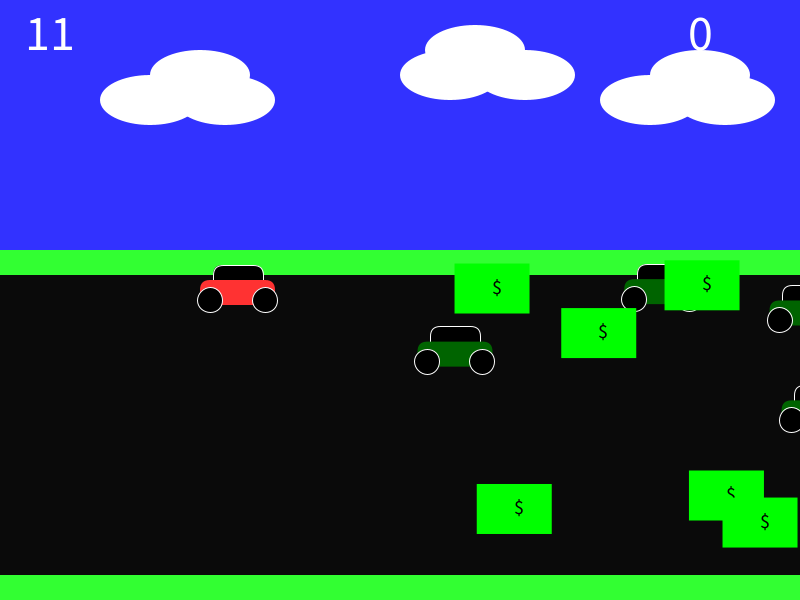
Frame 1 (no input)
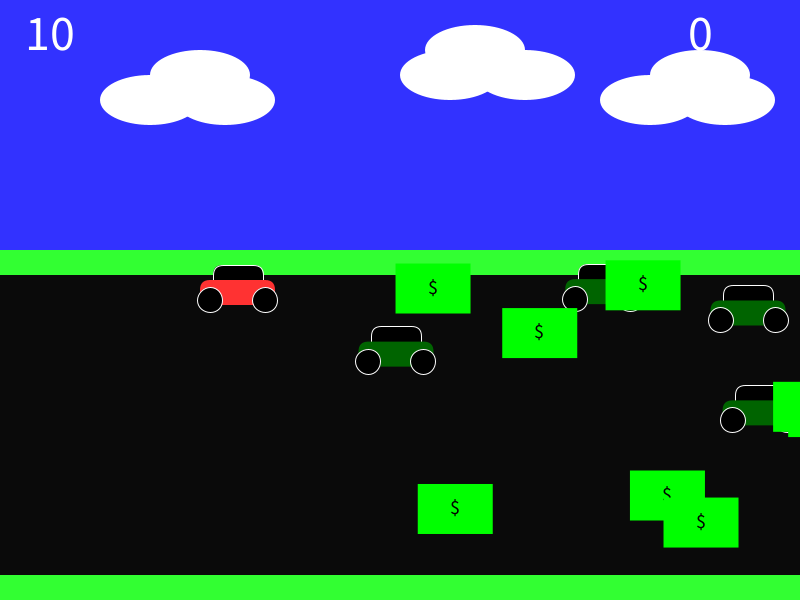
Frame 60 (the mouse pressed at the canvas centre just before this capture)
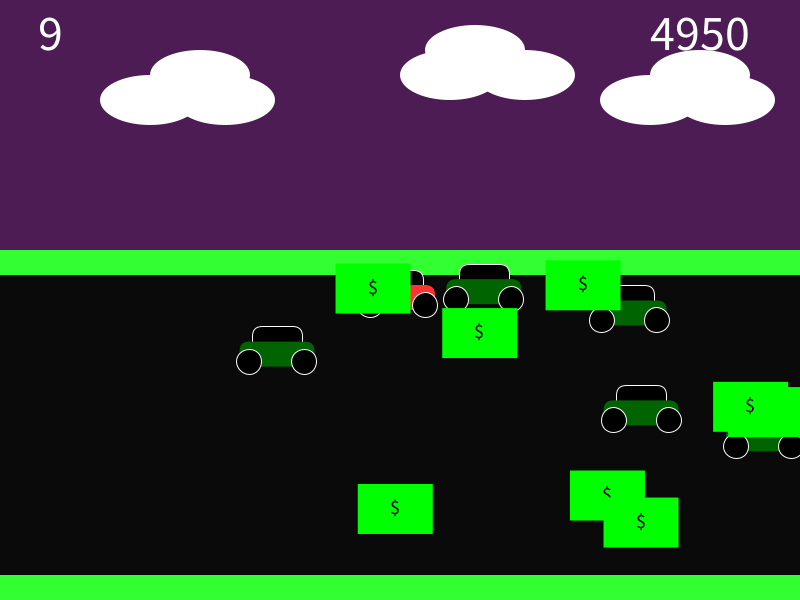
Frame 120 (the mouse held since frame 60 and released just before this capture)

The Processing sketch that drew these frames (run headless with seeded random() and noise(); from frame 60 on, the mouse is pressed at the canvas centre):

// Processing sketch: processing_133450
// ── processing_133450.pde

float x=200, y=280, time=11;
float x2[]= {
  0, 0, 0, 0, 0, 0, 0, 0, 0, 0
}
, y2[]= {
  0, 0, 0, 0, 0, 0, 0, 0, 0, 0
};
float x3[]= {
  0, 0, 0, 0, 0, 0, 0, 0, 0, 0
}
, y3[]= {
  0, 0, 0, 0, 0, 0, 0, 0, 0, 0
};
int score=0, bness=0;
boolean gameover=false, win=false;

void setup()
{
  size(800, 600);
  noStroke();
  for (int i=0;i<10;i++)
  {
    x2[i]=random(400, 1500);
    y2[i]=random(275, 550);
  }
  for (int i4=0;i4<10;i4++)
  {
    x3[i4]=random(400, 1500);
    y3[i4]=random(275, 550);
  }
}

void draw()
{
  background(50, 50, 255);
  for (int i6=0;i6<10;i6++)
  {
    if (x3[i6]+37<=x+75&&
      x3[i6]+37>=x&&
      y3[i6]+25>=y&&
      y3[i6]+25<=y+55&&
      !gameover&&
      !win||win)
    {
      background(random(255), random(255), random(255));
    }
  }
  fill(255);
  ellipse(150, 100, 100, 50);
  ellipse(200, 75, 100, 50);
  ellipse(225, 100, 100, 50);
  ellipse(650, 100, 100, 50);
  ellipse(700, 75, 100, 50);
  ellipse(725, 100, 100, 50);
  ellipse(450, 75, 100, 50);
  ellipse(475, 50, 100, 50);
  ellipse(525, 75, 100, 50);
  fill(50, 255, 50);
  rect(0, 250, width, 25);
  fill(10);
  rect(0, 275, width, 300);
  fill(50, 255, 50);
  rect(0, 575, width, 25);
  fill(0);
  stroke(255);
  rect(x+13, y-15, 50, 25, 10);
  noStroke();
  fill(255, 50, 50);
  rect(x, y, 75, 25, 10);
  fill(0);
  stroke(255);
  ellipse(x+10, y+20, 25, 25);
  ellipse(x+65, y+20, 25, 25);
  noStroke();
  for (int i2=0;i2<10;i2++)
  {
    fill(0);
    stroke(255);
    rect(x2[i2]+13, y2[i2]-15, 50, 25, 10);
    noStroke();
    fill(0, 100, 0);
    rect(x2[i2], y2[i2], 75, 25, 10);
    fill(0);
    stroke(255);
    ellipse(x2[i2]+10, y2[i2]+20, 25, 25);
    ellipse(x2[i2]+65, y2[i2]+20, 25, 25);
    noStroke();
    if (x2[i2]+37<=x+75&&
      x2[i2]+37>=x&&
      y2[i2]+25>=y&&
      y2[i2]+25<=y+55&&!win)
    {
      gameover=true;
    }
    x2[i2]-=1;
  }
  for (int i5=0;i5<10;i5++)
  {
    fill(0, 255, 0);
    rect(x3[i5], y3[i5]-20, 75, 50);
    fill(0);
    textSize(20);
    text("$", x3[i5]+37, y3[i5]+10);
    noStroke();
    if (x3[i5]+37<=x+75&&
      x3[i5]+37>=x&&
      y3[i5]+25>=y&&
      y3[i5]+25<=y+55&&
      !gameover&&
      !win)
    {
      score+=150;
    }
    x3[i5]-=1;
  }
  textAlign(CENTER);
  textSize(50);
  fill(255);
  text(int(time), 50, 50);
  text(score, 700, 50);
  if (mousePressed&&!gameover&&!win)
  {
    if (x+(75/2)<mouseX)
    {
      x+=5;
    }
    if (x+(75/2)>mouseX)
    {
      x-=5;
    }
    if (y+(25/2)<mouseY&&y<=540)
    {
      y+=5;
    }
    if (y+(25/2)>mouseY&&y>=255)
    {
      y-=5;
    }
    for (int i3=0;i3<10;i3++)
    {
      x2[i3]-=1;
    }
  }
  if (gameover)
  {
    fill(0,0,0,bness);
    rect(0,0,width,height);
    textAlign(CENTER);
    textSize(20);
    fill(random(255), random(255), random(255));
    text("<<<<<                       >>>>>", width/2, height/2);
    fill(255, 0, 0);
    text("     YOUR DEAD     ", width/2, height/2);
    text(" Your Score: "+score, width/2, height/1.3);
    text("Press r to try again", width/2, height/1.5);
    noStroke();
    if (keyPressed&&key=='r')
    {
      gameover=false;
      time=11;
      score=0;
      x=200;
      y=280;
      for (int i=0;i<10;i++)
      {
        x2[i]=random(400, 1500);
        y2[i]=random(275, 550);
      }
      for (int i7=0;i7<10;i7++)
  {
    x3[i7]=random(400, 1500);
    y3[i7]=random(275, 550);
  }
      bness=0;
    }
    bness++;
  }
  if (time>=0&&!gameover)
  {
    time-=.0138;
  }
  if (time<=0)
  {
    win=true;
  }
  if (win)
  {
    textAlign(CENTER);
    textSize(20);
    fill(random(255), random(255), random(255));
    text("<<<<<                       >>>>>", width/2, height/2);
    fill(255, 0, 0);
    text("     YOU  WIN!     ", width/2, height/2);
    text(" Your Score: "+score, width/2, height/1.3);
    text("Press r to try again", width/2, height/1.5);
    noStroke();
    if (keyPressed&&key=='r')
    {
      win=false;
      time=11;
      score=0;
      x=200;
      y=280;
      for (int i=0;i<10;i++)
      {
        x2[i]=random(400, 1500);
        y2[i]=random(275, 550);
      }
      for (int i7=0;i7<10;i7++)
  {
    x3[i7]=random(400, 1500);
    y3[i7]=random(275, 550);
  }
    }
  }
}
